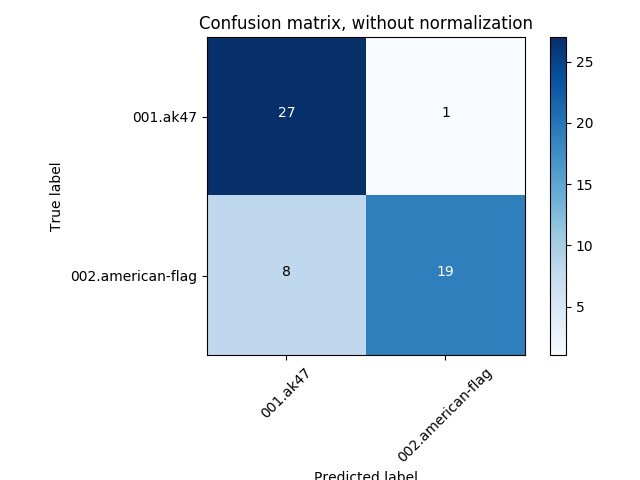
#> input picture confusion_matrix_SIFT.png, 640 x 480 px; its folder holds only this picture in this run
$ python -i BaseLine_helpers.py   (imports and definitions only)   (Python 2 division)   (older library calls are emulated)
#> lines starting #> are read from the running program, lines starting #| are printed output that depends on the picture
import cv2
import numpy as np
from glob import glob
from sklearn.cluster import KMeans
from sklearn.svm import SVC
from sklearn.preprocessing import StandardScaler
from matplotlib import pyplot as plt
import itertools
import imutils

class ImageHelpers:
	def __init__(self):
		pass

	# [4 lines left out: function raw_pixel, not called in this run]

	def color_histogram(self, image, bins=(8, 8, 8)):
		# extract a 3D color histogram from the HSV color space using
	    # the supplied number of `bins` per channel
		hsv = cv2.cvtColor(image, cv2.COLOR_BGR2HSV)
		hist = cv2.calcHist([hsv], [0, 1, 2], None, bins,
				[0, 180, 0, 256, 0, 256])

	    # handle normalizing the histogram if we are using OpenCV 2.4.X
		if imutils.is_cv2():
			hist = cv2.normalize(hist)

	    # otherwise, perform "in place" normalization in OpenCV 3 (I
	    # personally hate the way this is done
		else:
			cv2.normalize(hist, hist)

	    # return the flattened histogram as the feature vector
		return hist.flatten()

class BLHelpers:
	def __init__(self):
		self.clf  = SVC(probability=False, cache_size=200,
						kernel="rbf", C=1.0, gamma= 'auto')

	# [10 lines left out: function train, not called in this run]

	def predict(self, iplist):
		predictions = self.clf.predict(iplist)
		return predictions

	# [33 lines left out: function plot_confusion_matrix, not called in this run]


class FileHelpers:

	def __init__(self):
		pass

	# [21 lines left out: function getFiles, not called in this run]

>>> import cv2
>>> picture = cv2.imread('confusion_matrix_SIFT.png', cv2.IMREAD_GRAYSCALE)
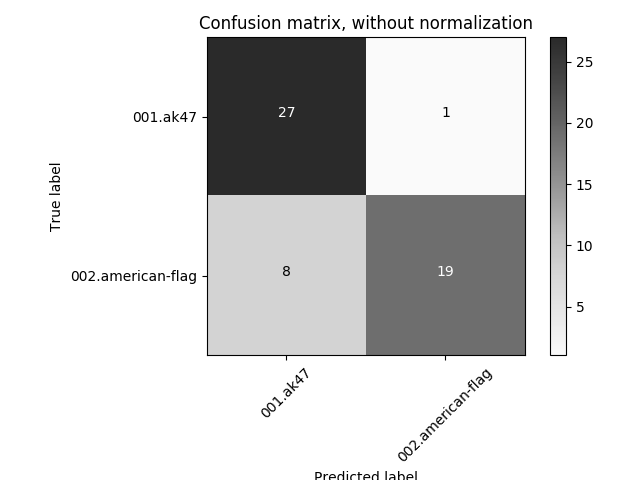
#> picture: shape (480, 640); min 0, max 255, mean 215.9
>>> result = ImageHelpers().color_histogram(picture)
#> (the run stopped early here; a loop or call above may not have finished)

$ run again, on vocabulary.png
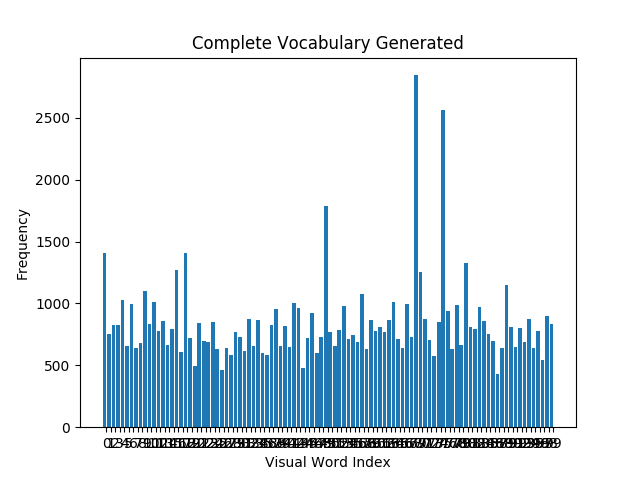
#> input picture vocabulary.png, 640 x 480 px
#> `picture = cv2.imread('confusion_matrix_SIFT.png', cv2.IMREAD_GRAYSCALE)`:
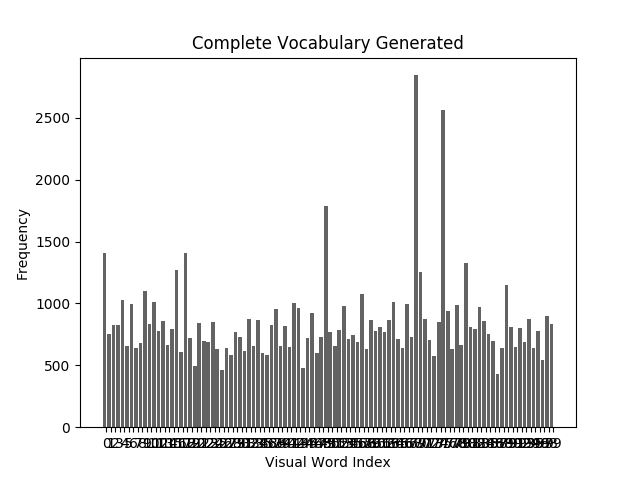
#> picture: shape (480, 640); min 0, max 255, mean 229.3

$ run again, on vocabulary2.png
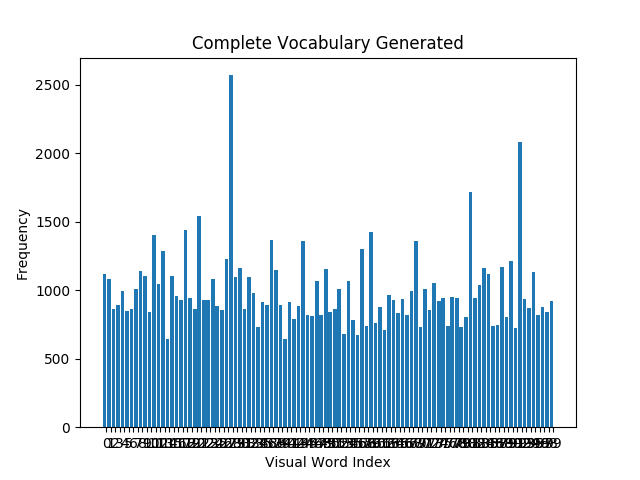
#> input picture vocabulary2.png, 640 x 480 px
#> `picture = cv2.imread('confusion_matrix_SIFT.png', cv2.IMREAD_GRAYSCALE)`:
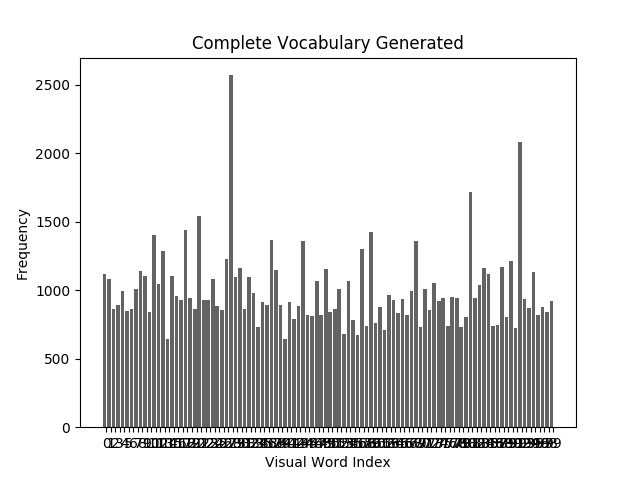
#> picture: shape (480, 640); min 0, max 255, mean 223.4

$ run again, on vocabulary3.png
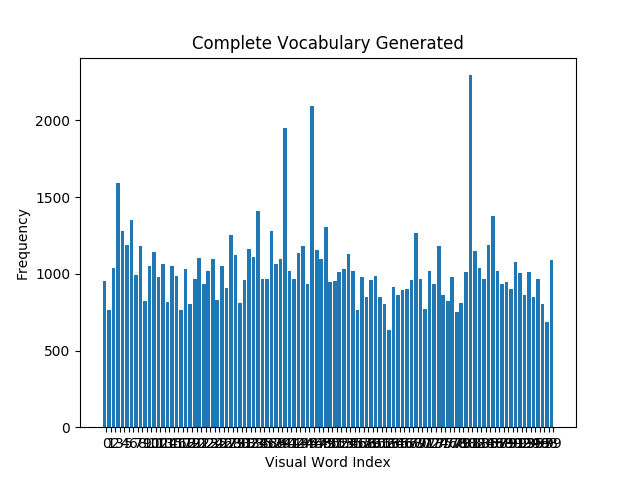
#> input picture vocabulary3.png, 640 x 480 px
#> `picture = cv2.imread('confusion_matrix_SIFT.png', cv2.IMREAD_GRAYSCALE)`:
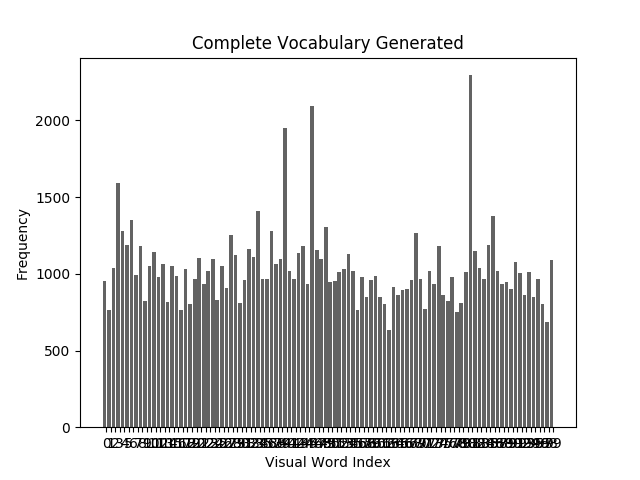
#> picture: shape (480, 640); min 0, max 255, mean 219.6
